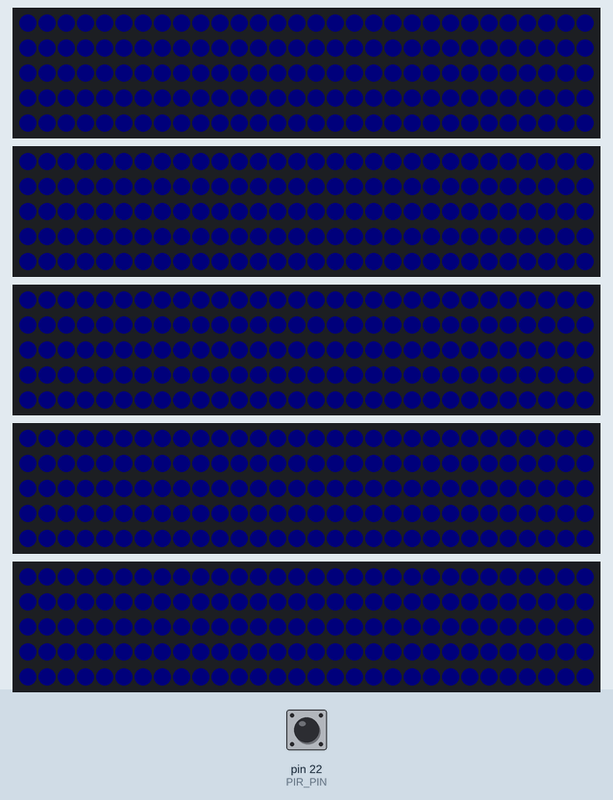
A sketch run on a simulated Arduino Mega 2560, built with avr-gcc and run on an emulated ATmega2560. On the bench: 5 × 150 RGB LEDs in strip order, left to right, continuing on the next row. Inputs (shaded band) come from the test bench; at power-on: pin 22 (PIR_PIN) LOW. Dim RGB values are drawn brighter than linear; random numbers use the default seed unless the sketch sets one.

Above: at 4.07 s.
4.3 s: pin 22 (PIR_PIN) driven HIGH
At 5.84 s:
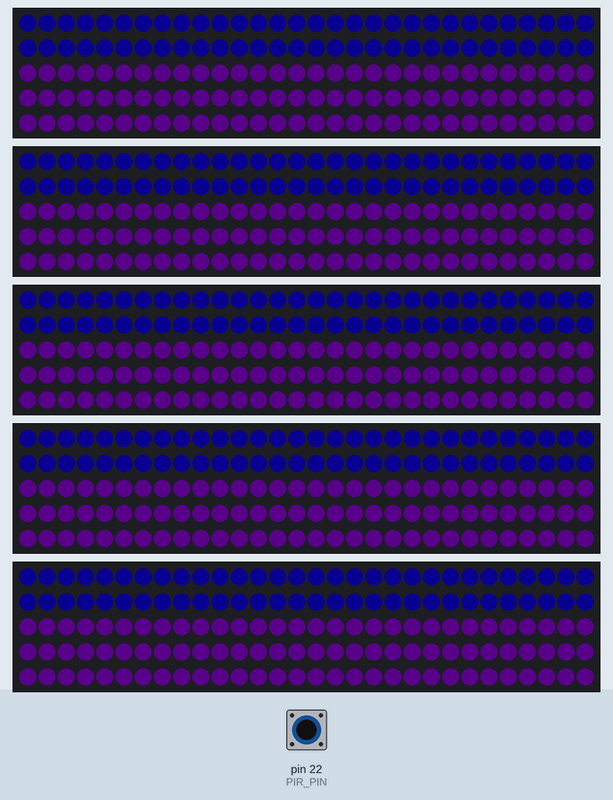
6.0 s: pin 22 (PIR_PIN) driven LOW
At 6.55 s:
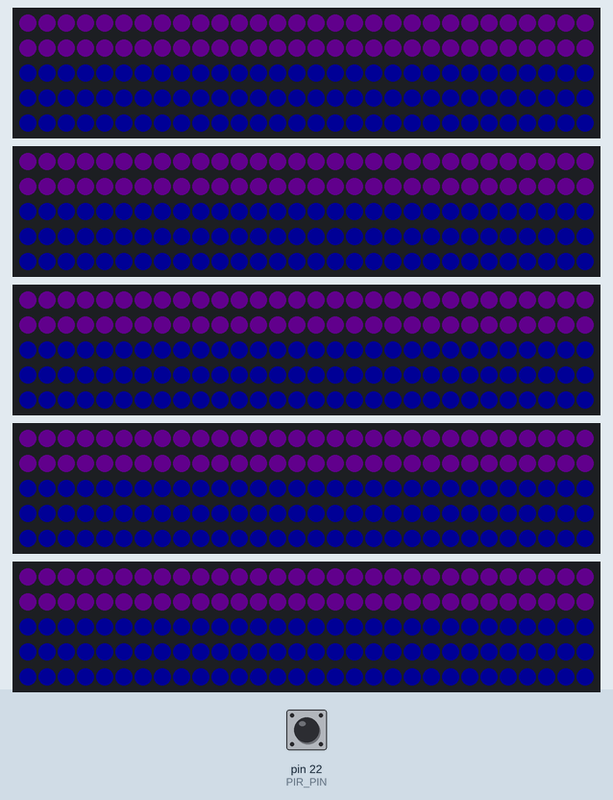
7.8 s: pin 22 (PIR_PIN) pulsed HIGH 2 times (0.12 s each, 0.3 s apart)
At 10.04 s:
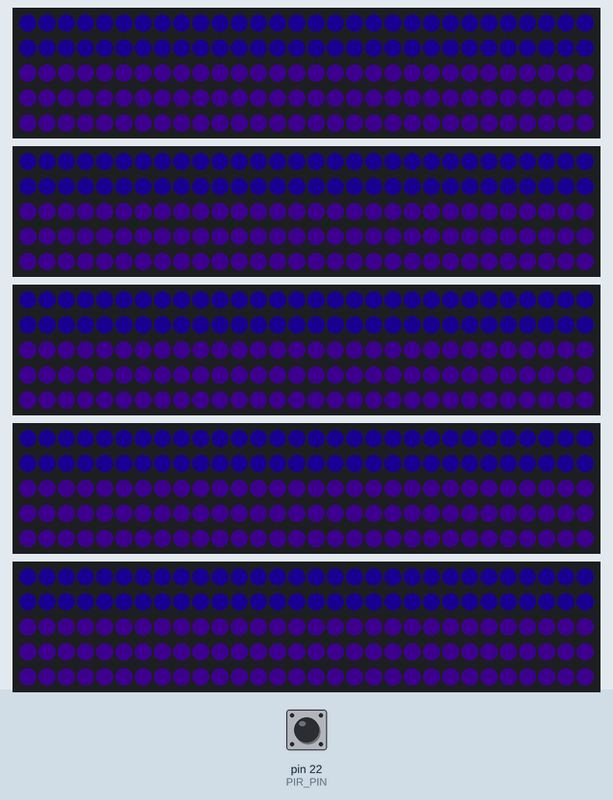

The sketch:

fireflower.ino
```cpp
//Alex Maki-Jokela
//version 0.1
//needs cleanup, speed optimization, actuator function, and move to beaglebone

#include "FastLED.h"


//DISTIRBUTION: 1-30 right of pistil 31-60 left of pistil 60-105 left of perimeter 105-150 right of perimeter

FASTLED_USING_NAMESPACE

#if FASTLED_VERSION < 3001000
#error "Requires FastLED 3.1 or later; check github for latest code."
#endif

#define PIR_PIN   22
#define DATA_PIN0    36
#define DATA_PIN1  38
#define DATA_PIN2  40
#define DATA_PIN3  42
#define DATA_PIN4  44
#define CLK_PIN0   37
#define CLK_PIN1   39
#define CLK_PIN2   41
#define CLK_PIN3   43
#define CLK_PIN4   45
#define LED_TYPE    APA102
#define COLOR_ORDER GRB
#define NUM_LEDS   150
#define NUM_PETALS 5
#define TIME_BETWEEN_PIR_READ 300
CRGB leds[NUM_PETALS][NUM_LEDS];
int ledhues[NUM_LEDS];
int ledvals[NUM_LEDS];
int MAX_PIXEL_HUE_DIFF=20;
int MAX_PIXEL_VAL_DIFF=20;
int randomaddhue=0;
int randomaddsat=0;
int glowpos=0;
int glowiness=50;
unsigned long previousMillis=0;

#define BRIGHTNESS          96
#define FRAMES_PER_SECOND  60

void setup() {
  delay(3000); // 3 second delay for recovery

  // tell FastLED about the LED strip configuration
  //FastLED.addLeds<LED_TYPE,DATA_PIN,COLOR_ORDER>(leds, NUM_LEDS).setCorrection(TypicalLEDStrip);
  //do this manually because I don't know how #define works in c with arrays and it's 2am
  FastLED.addLeds<LED_TYPE,DATA_PIN0,CLK_PIN0,COLOR_ORDER>(leds[0], NUM_LEDS).setCorrection(TypicalLEDStrip);
  FastLED.addLeds<LED_TYPE,DATA_PIN1,CLK_PIN1,COLOR_ORDER>(leds[1], NUM_LEDS).setCorrection(TypicalLEDStrip);
  FastLED.addLeds<LED_TYPE,DATA_PIN2,CLK_PIN2,COLOR_ORDER>(leds[2], NUM_LEDS).setCorrection(TypicalLEDStrip);
  FastLED.addLeds<LED_TYPE,DATA_PIN3,CLK_PIN3,COLOR_ORDER>(leds[3], NUM_LEDS).setCorrection(TypicalLEDStrip);
  FastLED.addLeds<LED_TYPE,DATA_PIN4,CLK_PIN4,COLOR_ORDER>(leds[4], NUM_LEDS).setCorrection(TypicalLEDStrip);

  // set master brightness control
  FastLED.setBrightness(BRIGHTNESS);
/*
  //for the actuator (doesnt work right now @#$%@#)
pinMode(8, OUTPUT); //set direction pin as output
pinMode(9, OUTPUT); //set enable pin as output */

   pinMode(PIR_PIN, INPUT);
}


void loop()
{
  unsigned long currentMillis = millis();


  fireflower(currentMillis);
  FastLED.show();
  FastLED.delay(1000/FRAMES_PER_SECOND);

  // do some periodic updates
//  EVERY_N_MILLISECONDS( 20 ) { gHue++; } // slowly cycle the "base color" through the rainbow
//  EVERY_N_SECONDS( 10 ) { nextPattern(); } // change patterns periodically
}


void fireflower(unsigned long currentMillis)
{
  int pos[NUM_PETALS];
  if ((unsigned long)(currentMillis - previousMillis) >= TIME_BETWEEN_PIR_READ) {
    int pir_state=digitalRead(PIR_PIN);

    if (pir_state==HIGH && glowiness <= 240){
      glowiness+=15;
    }
    else if (pir_state==LOW && glowiness > 100){
      glowiness-=2;
    }
    previousMillis = millis();
  }

  for (int petl=0; petl < NUM_PETALS; petl++){
   pos[petl] = beatsin16(30,0,40,0,360*petl/NUM_PETALS);
  }

  for( int i = 0; i < NUM_LEDS; i++) {
    if (i < 60){
      for (int petl=0; petl < NUM_PETALS; petl++){
       leds[petl][i] = CHSV(160+pos[petl], 200, glowiness);
      }
    }
    else {
      for (int petl=0; petl < NUM_PETALS; petl++){
       leds[petl][i] = CHSV(200-pos[petl], 200, glowiness);
      }
    }
  }
  if (glowiness > 200){
    addGlitter(150);
  }
 if (glowiness > 200){
  if (glowpos < 45){
   glowpos +=1;
  }
  else {
    glowpos=0;
  }
  int glowpos1 = (glowpos+9 )% 45;
  int glowpos2 = (glowpos+18 )% 45;
  int glowpos3 = (glowpos+27 )% 45;
  int glowpos4 = (glowpos+36 )% 45;
  for (int petl=0; petl < NUM_PETALS; petl++){
       leds[petl][60+glowpos] += CRGB::Purple;
       leds[petl][150-glowpos] += CRGB::Purple;
       leds[petl][60+glowpos1] += CRGB::Purple;
       leds[petl][150-glowpos1] += CRGB::Purple;
       leds[petl][60+glowpos2] += CRGB::Purple;
       leds[petl][150-glowpos2] += CRGB::Purple;
       leds[petl][60+glowpos3] += CRGB::Purple;
       leds[petl][150-glowpos3] += CRGB::Purple;
       leds[petl][60+glowpos4] += CRGB::Purple;
       leds[petl][150-glowpos4] += CRGB::Purple;
      }
  }
}


void addGlitter( fract8 chanceOfGlitter)
{
  if( random8() < chanceOfGlitter) {
    for (int petl=0; petl < NUM_PETALS; petl++){
      leds[petl][ 20+random16(20) ] += CRGB::Blue;
    }
  }
}
```
